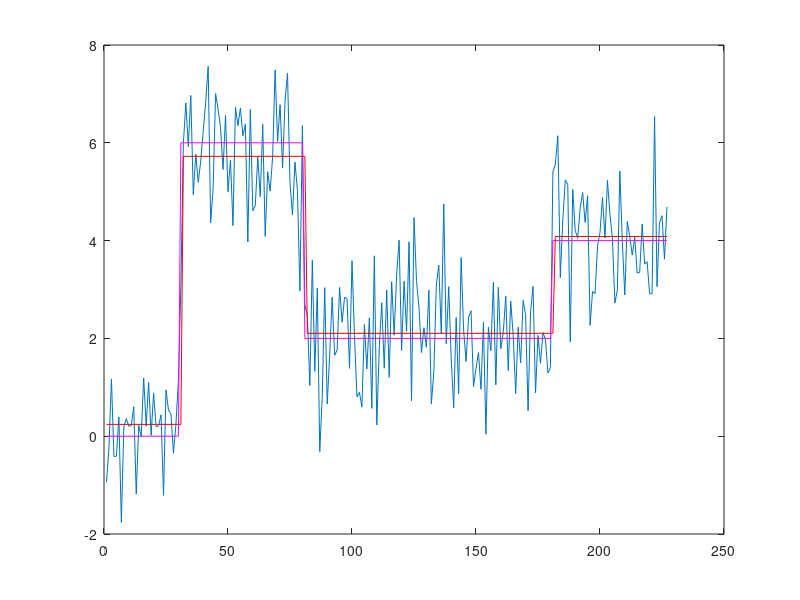
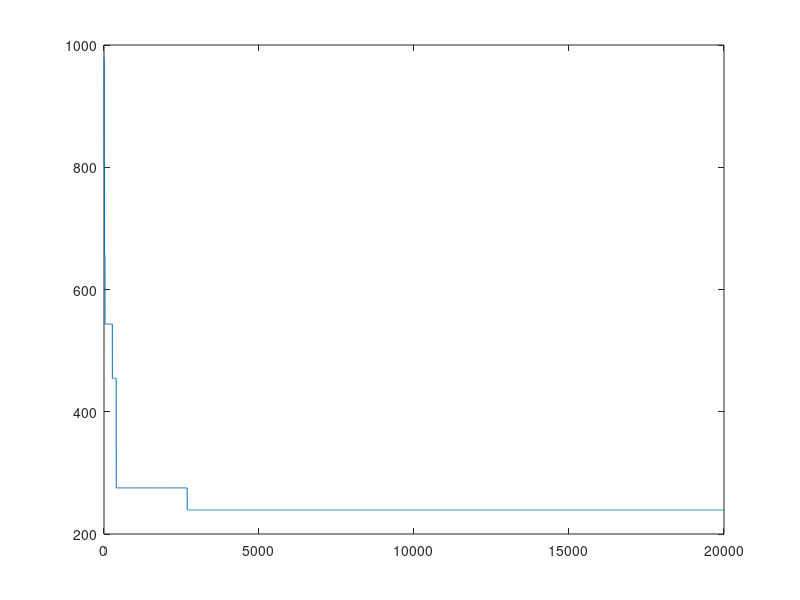

MATLAB code for these plots, in order:
%% Make synthetic dataset

data=[randn(30,1); randn(50,1)+6; randn(100,1)+2; randn(47,1)+4];
figure; plot(data)
hold on; plot([1 30 31 80 81 180 181 227],[0 0 6 6 2 2 4 4],'m')


%% Brute force version
npmin=0; % Minimum number of changepoints
npmax=3; % Maximum number of changepoints


% dmin=2; % Minimum number of points needed between any two changepoints (in any partition)

possiblepoints=size(data,1)-1; % Number of possible changepoint locations


nsims=20000;
r2C=NaN(nsims,1);
r2C(1)=Inf; % Current sum squared residual

for i=2:nsims;
    % Propose a random number of changepoints
    np=round(rand(1,1)*(npmax-npmin)+npmin);

    % Propose a random set of boundary points
    bndPntsP=[0; sort(ceil(rand(np,1)*possiblepoints)); size(data,1)];
    
    % means=NaN(npmax+2,1);
    meansP=NaN(length(bndPntsP)-1,1);
    
    
    % Add a new changepoint
    
    % Delete a changepoint
    
    % Move a changepoint
    
    
    % Calculate probability of accepting proposed model
    
    
    % Can evolve the acceptance criteria....
    
    % Fit between changepoints and recalculate residuals
    r2P=0;
    for k=1:length(bndPntsP)-1;
        meansP(k)=mean(data(bndPntsP(k)+1:bndPntsP(k+1)));
        r2P=r2P+sum((data(bndPntsP(k)+1:bndPntsP(k+1))-meansP(k)).^2);
    end
    
    if r2P<r2C(i-1)
        r2C(i)=r2P;
        bndPntsC=bndPntsP;
        meansC=meansP;
    else
        r2C(i)=r2C(i-1);
    end
    
end

%% Plot results
% figure; plot(find(data),data)
model=sortrows([bndPntsC(1:end-1)+1 meansC; bndPntsC(2:end) meansC]);
hold on, plot(model(:,1), model(:,2),'r');

figure; plot(r2C)


